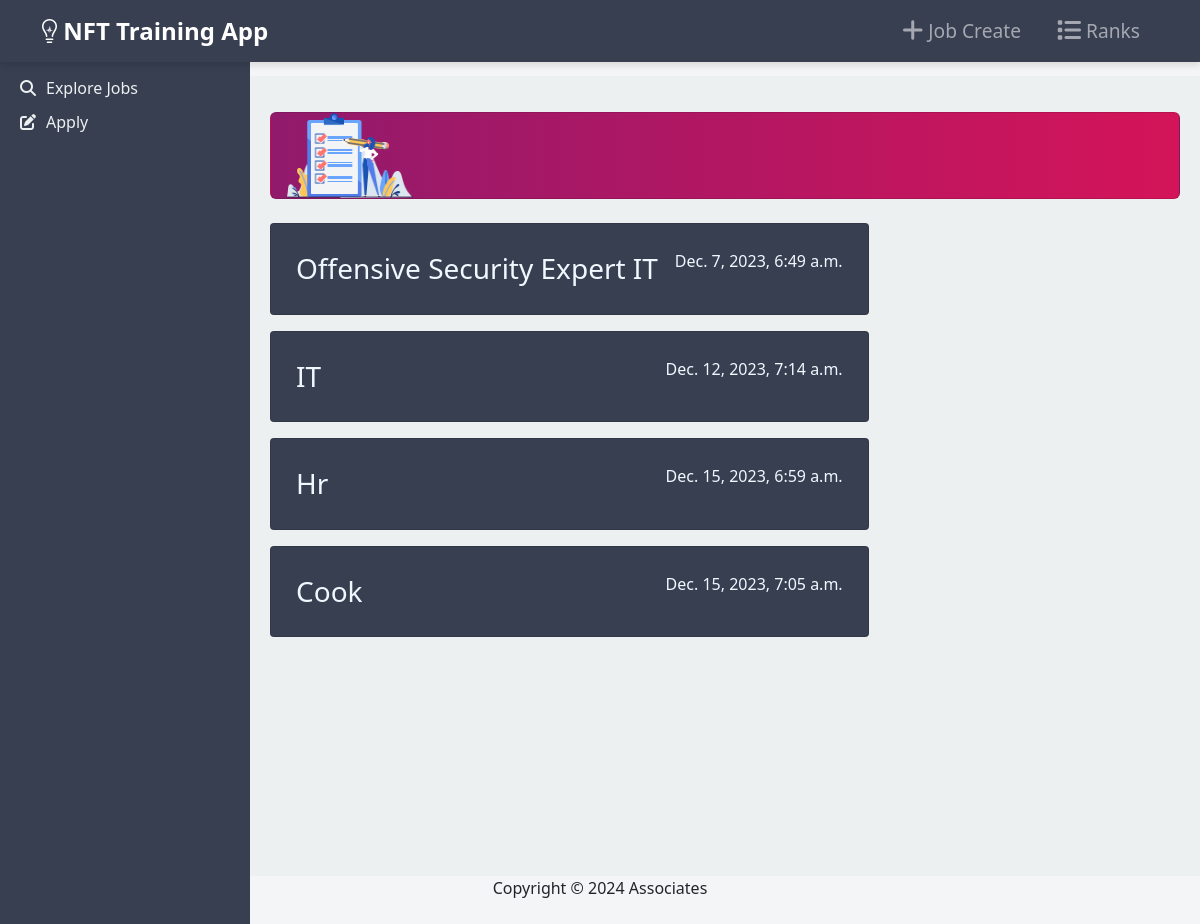
The app's page /jobs, older data.
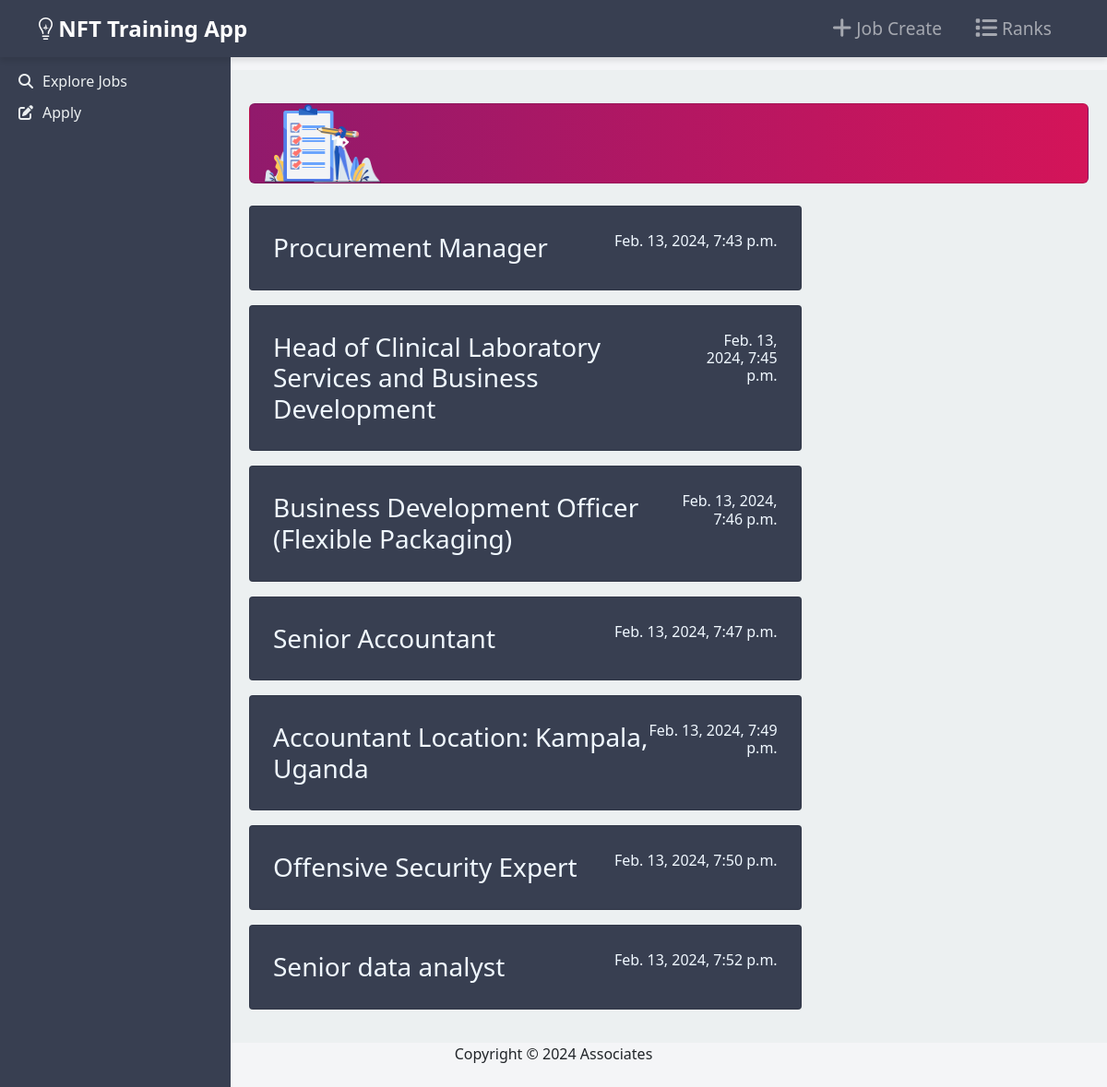
The same page, newer data.
### Nftapp/models.py (models this page shows, shortened)
class Job(models.Model):
    title = models.CharField(max_length=255)
    description = models.TextField()
    posted_at = models.DateTimeField(auto_now_add=True)

### Nftapp/views.py (the view)
# urls.py: path('jobs', JobsView.as_view(), name='jobs'),
class JobsView(ListView):
    model = Job
    template_name = 'jobs.html'

### Nftapp/templates/jobs.html (shortened to what this page needs)
{% extends "base.html" %}
{% load crispy_forms_tags %}
{% load static %}
{% block content %}
<div class="row">
    <div class="col-12 grid-margin stretch-card mt-3">
        <div class="card corona-gradient-card">
            <div class="card-body py-0 px-0 px-sm-3">
                <div class="row align-items-center">
                    <div class="col-4 col-sm-3 col-xl-2">
                        <img src="{% static '/images/dashboard/Group126@2x.png' %}" class="gradient-corona-img img-fluid" alt="">
                    </div>
                </div>
            </div>
        </div>
    </div>
</div>
<div class="row">
    <div class="col-xl-8 col-sm-6 ">
        {% for x in object_list %}
        <div class="card mb-3" style="background-color:#383f51;">
            <div class="card-body">
                <div class="d-flex justify-content-between">
                    <h3 class="mb-0">
                        <a href='{% url "job_detail" x.pk %}' style="text-decoration: none; color: aliceblue;">{{ x.title }}</a>
                    </h3>
                    <h6 class="text-right" style="color: aliceblue;">{{ x.posted_at }}</h6>
                </div>
            </div>
        </div>
        {% endfor %}
    </div>
</div>
{% endblock content %}

Row changes from the older to the newer data that the page shows:
removed Job: title "Offensive Security Expert IT", posted_at "Dec. 7, 2023, 6:49 a.m."
removed Job: title "IT", posted_at "Dec. 12, 2023, 7:14 a.m."
removed Job: title "Hr", posted_at "Dec. 15, 2023, 6:59 a.m."
removed Job: title "Cook", posted_at "Dec. 15, 2023, 7:05 a.m."
added Job: title "Procurement Manager", posted_at "Feb. 13, 2024, 7:43 p.m."
added Job: title "Head of Clinical Laboratory Services and Business Development", posted_at "Feb. 13, 2024, 7:45 p.m."
added Job: title "Business Development Officer (Flexible Packaging)", posted_at "Feb. 13, 2024, 7:46 p.m."
added Job: title "Senior Accountant", posted_at "Feb. 13, 2024, 7:47 p.m."
added Job: title "Accountant Location: Kampala, Uganda", posted_at "Feb. 13, 2024, 7:49 p.m."
added Job: title "Offensive Security Expert", posted_at "Feb. 13, 2024, 7:50 p.m."
added Job: title "Senior data analyst", posted_at "Feb. 13, 2024, 7:52 p.m."
